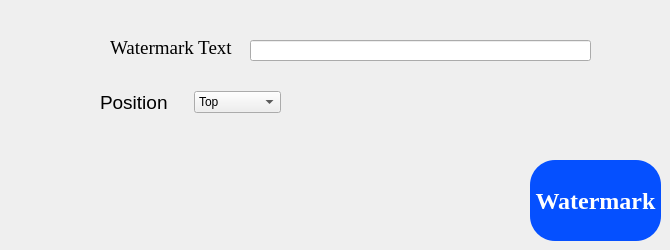
    <widget class="QWidget" name="watermark_page">
     <widget class="QWidget" name="widget_10" native="true">
      <property name="geometry">
       <rect>
        <x>80</x>
        <y>10</y>
        <width>521</width>
        <height>61</height>
       </rect>
      </property>
      <widget class="QLabel" name="label_9">
       <property name="geometry">
        <rect>
         <x>30</x>
         <y>30</y>
         <width>131</width>
         <height>16</height>
        </rect>
       </property>
       <property name="font">
        <font>
         <family>Times New Roman</family>
         <pointsize>14</pointsize>
        </font>
       </property>
       <property name="text">
        <string>Watermark Text</string>
       </property>
      </widget>
      <widget class="QLineEdit" name="watermark_text">
       <property name="geometry">
        <rect>
         <x>170</x>
         <y>30</y>
         <width>341</width>
         <height>21</height>
        </rect>
       </property>
      </widget>
     </widget>
     <widget class="QWidget" name="widget_12" native="true">
      <property name="geometry">
       <rect>
        <x>100</x>
        <y>80</y>
        <width>181</width>
        <height>44</height>
       </rect>
      </property>
      <layout class="QHBoxLayout" name="horizontalLayout_5">
       <item>
        <widget class="QLabel" name="label_14">
         <property name="font">
          <font>
           <pointsize>14</pointsize>
          </font>
         </property>
         <property name="text">
          <string>Position</string>
         </property>
        </widget>
       </item>
       <item>
        <widget class="QComboBox" name="watermark_position">
         <item>
          <property name="text">
           <string>Top</string>
          </property>
         </item>
         <item>
          <property name="text">
           <string>Center</string>
          </property>
         </item>
         <item>
          <property name="text">
           <string>Bottom</string>
          </property>
         </item>
        </widget>
       </item>
      </layout>
     </widget>
     <widget class="QPushButton" name="watermark_button">
      <property name="geometry">
       <rect>
        <x>530</x>
        <y>160</y>
        <width>131</width>
        <height>81</height>
       </rect>
      </property>
      <property name="font">
       <font>
        <family>Times New Roman</family>
        <pointsize>18</pointsize>
        <bold>true</bold>
       </font>
      </property>
      <property name="cursor">
       <cursorShape>PointingHandCursor</cursorShape>
      </property>
      <property name="styleSheet">
       <string notr="true">background-color:rgb(5, 80, 255);
color:white;
border-radius:25px;
</string>
      </property>
      <property name="text">
       <string>Watermark</string>
      </property>
      <property name="checkable">
       <bool>true</bool>
      </property>
      <property name="autoExclusive">
       <bool>true</bool>
      </property>
     </widget>
    </widget>
